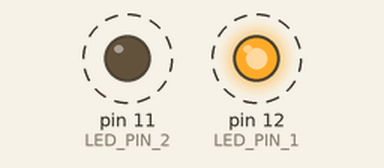
This sketch was run on a simulated Arduino Uno, built with avr-gcc and run on an emulated ATmega328P. Shown: output pins drawn as LEDs (lit = HIGH). Dashed ring = blinking.

Above: at 0.5 s.
Timing chart, 0 to 4.6 s (numbered marks = the images above):
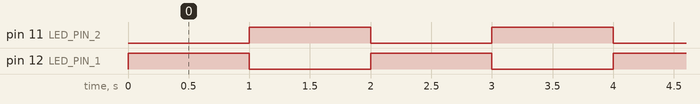

Measured:
- by itself, pin 11 (LED_PIN_2), pin 12 (LED_PIN_1): alternates HIGH for 1.0 s and LOW for 1.0 s

The sketch:

Story_2.ino
```cpp
// Story 2 Two external LEDs alternate flashing every second.

// Define the pins connected to the LEDs
const int LED_PIN_1 = 12;
const int LED_PIN_2 = 11;

void setup() {
  pinMode(LED_PIN_1, OUTPUT);
  pinMode(LED_PIN_2, OUTPUT);
}

void loop() {
  digitalWrite(LED_PIN_1, HIGH);
  digitalWrite(LED_PIN_2, LOW);

  delay(1000);

  digitalWrite(LED_PIN_1, LOW);
  digitalWrite(LED_PIN_2, HIGH);

  delay(1000);

}
```
